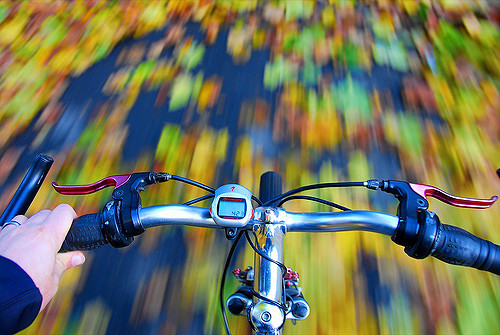
#> input picture 1D_analysis/motion_bike.jpg, 500 x 335 px, found by its file name
$ python im_slice.py   (Python 2 division)
#> lines starting #> are read from the running program, lines starting #| are printed output that depends on the picture
import numpy as np
import cv2


img = cv2.imread("motion_bike.jpg", 0)
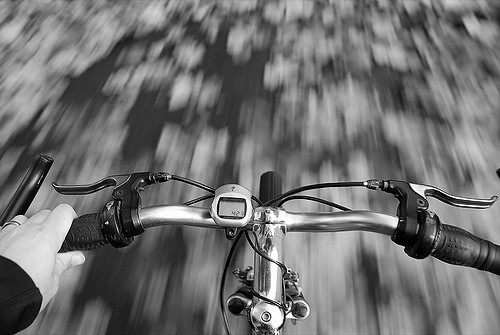
#> img: shape (335, 500); min 0, max 255, mean 111.8

crop_img = img[0:335, 99:439]
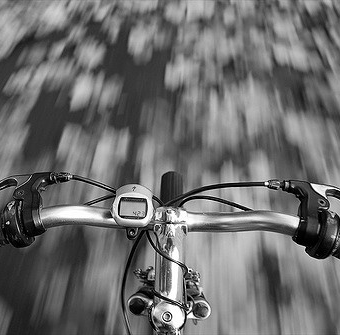
#> crop_img: shape (335, 340); min 0, max 255, mean 108.4

bar = np.zeros((5,340),dtype = int)

print crop_img.shape
#| (335, 340)

cv2.imshow("cropped", crop_img)
cv2.waitKey(0)
cv2.destroyWindow('cropped')
